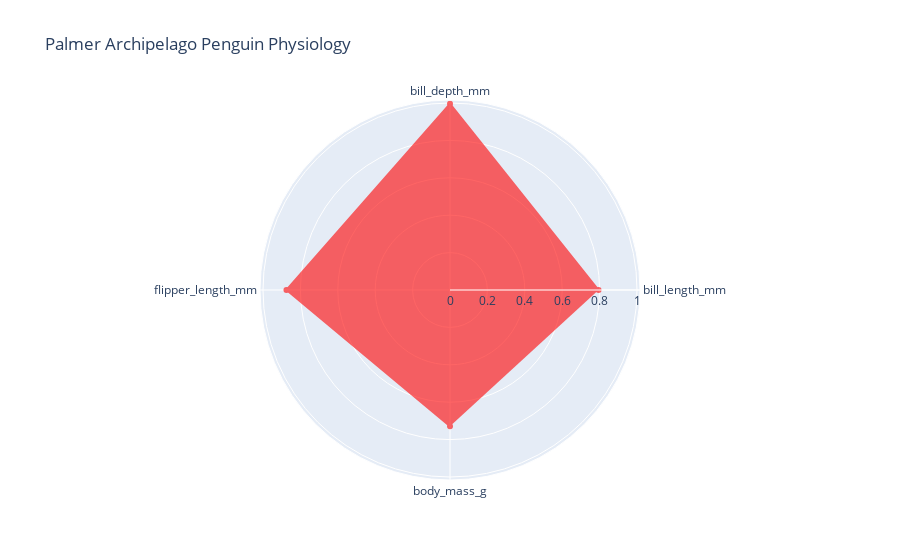

Notebook cell for this chart:
### Markdown cell above
Let's try our Adelie radar plot again, but with the normalised data.

### Code cell
fig = go.Figure(data=go.Scatterpolar(
                    r=ave_df_norm.loc["Adelie"].values, # Length of each arm
                    theta=ave_df_norm.columns, # Radar plot arms
                    fill='toself', # Fill shape defined by the endpoints of each arm
                    fillcolor = "red", # Fill colour
                    opacity=0.6,  # Opacity of fill
                    line=dict(color="red"))) # Set line colour

fig.update_layout(
    title="Palmer Archipelago Penguin Physiology", # Figure title
)

fig.show()

### Figure 1 — Plotly figure (JSON) as saved in the notebook; plotly's stock layout.template omitted (floating-point values rounded to 4 significant figures)
{"data": [{"fill": "toself", "fillcolor": "red", "line": {"color": "red"}, "opacity": 0.6, "r": [0.7944, 0.996, 0.8746, 0.729], "theta": ["bill_length_mm", "bill_depth_mm", "flipper_length_mm", "body_mass_g"], "type": "scatterpolar"}], "layout": {"title": {"text": "Palmer Archipelago Penguin Physiology"}}}
